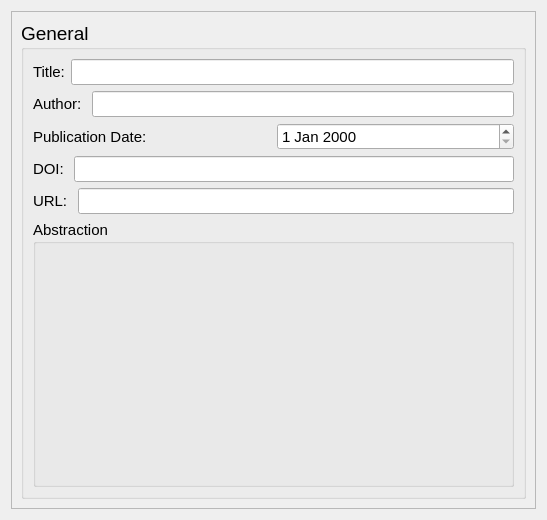
<?xml version="1.0" encoding="UTF-8"?>
<ui version="4.0">
 <class>GeneralPageForm</class>
 <widget class="QWidget" name="GeneralPageForm">
  <property name="geometry">
   <rect>
    <x>0</x>
    <y>0</y>
    <width>547</width>
    <height>520</height>
   </rect>
  </property>
  <property name="windowTitle">
   <string>Form</string>
  </property>
  <layout class="QHBoxLayout" name="horizontalLayout">
   <item>
    <widget class="QScrollArea" name="scrollArea">
     <property name="widgetResizable">
      <bool>true</bool>
     </property>
     <widget class="QWidget" name="scrollAreaWidgetContents">
      <property name="geometry">
       <rect>
        <x>0</x>
        <y>0</y>
        <width>527</width>
        <height>500</height>
       </rect>
      </property>
      <layout class="QHBoxLayout" name="horizontalLayout_2">
       <item>
        <widget class="QGroupBox" name="groupBox">
         <property name="font">
          <font>
           <family>MS Sans Serif</family>
           <pointsize>14</pointsize>
          </font>
         </property>
         <property name="title">
          <string>General</string>
         </property>
         <layout class="QVBoxLayout" name="verticalLayout">
          <item>
           <layout class="QHBoxLayout" name="titleHorizontalLayout">
            <item>
             <widget class="QLabel" name="titleLabel">
              <property name="font">
               <font>
                <family>Arial</family>
                <pointsize>11</pointsize>
               </font>
              </property>
              <property name="text">
               <string>Title:</string>
              </property>
             </widget>
            </item>
            <item>
             <widget class="CustomLineEdit" name="titleLineEdit">
              <property name="font">
               <font>
                <family>Arial</family>
                <pointsize>11</pointsize>
               </font>
              </property>
             </widget>
            </item>
           </layout>
          </item>
          <item>
           <layout class="QHBoxLayout" name="authorHorizontalLayout">
            <item>
             <widget class="QLabel" name="authorLabel">
              <property name="font">
               <font>
                <family>Arial</family>
                <pointsize>11</pointsize>
               </font>
              </property>
              <property name="text">
               <string>Author: </string>
              </property>
             </widget>
            </item>
            <item>
             <widget class="QLineEdit" name="authorLineEdit">
              <property name="font">
               <font>
                <family>Arial</family>
                <pointsize>11</pointsize>
               </font>
              </property>
             </widget>
            </item>
           </layout>
          </item>
          <item>
           <layout class="QHBoxLayout" name="publicationDateHorizontalLayout">
            <item>
             <widget class="QLabel" name="publicationDateLabel">
              <property name="font">
               <font>
                <family>Arial</family>
                <pointsize>11</pointsize>
               </font>
              </property>
              <property name="text">
               <string>Publication Date: </string>
              </property>
             </widget>
            </item>
            <item>
             <widget class="QDateEdit" name="publicationDateEdit">
              <property name="font">
               <font>
                <family>Arial</family>
                <pointsize>11</pointsize>
               </font>
              </property>
             </widget>
            </item>
           </layout>
          </item>
          <item>
           <layout class="QHBoxLayout" name="doiHorizontalLayout">
            <item>
             <widget class="QLabel" name="doiLabel">
              <property name="font">
               <font>
                <family>Arial</family>
                <pointsize>11</pointsize>
               </font>
              </property>
              <property name="text">
               <string>DOI: </string>
              </property>
             </widget>
            </item>
            <item>
             <widget class="QLineEdit" name="doiLineEdit">
              <property name="font">
               <font>
                <family>Arial</family>
                <pointsize>11</pointsize>
               </font>
              </property>
             </widget>
            </item>
           </layout>
          </item>
          <item>
           <layout class="QHBoxLayout" name="urlHorizontalLayout">
            <item>
             <widget class="QLabel" name="urlLabel">
              <property name="font">
               <font>
                <family>Arial</family>
                <pointsize>11</pointsize>
               </font>
              </property>
              <property name="text">
               <string>URL: </string>
              </property>
             </widget>
            </item>
            <item>
             <widget class="QLineEdit" name="urlLineEdit">
              <property name="font">
               <font>
                <family>Arial</family>
                <pointsize>11</pointsize>
               </font>
              </property>
             </widget>
            </item>
           </layout>
          </item>
          <item>
           <widget class="QGroupBox" name="abstractionGroupBox">
            <property name="font">
             <font>
              <family>Arial</family>
              <pointsize>11</pointsize>
             </font>
            </property>
            <property name="title">
             <string>Abstraction</string>
            </property>
           </widget>
          </item>
         </layout>
        </widget>
       </item>
      </layout>
     </widget>
    </widget>
   </item>
  </layout>
 </widget>
 <customwidgets>
  <customwidget>
   <class>CustomLineEdit</class>
   <extends>QLineEdit</extends>
   <header location="global">CustomLineEdit.h</header>
  </customwidget>
 </customwidgets>
 <resources/>
 <connections/>
</ui>
